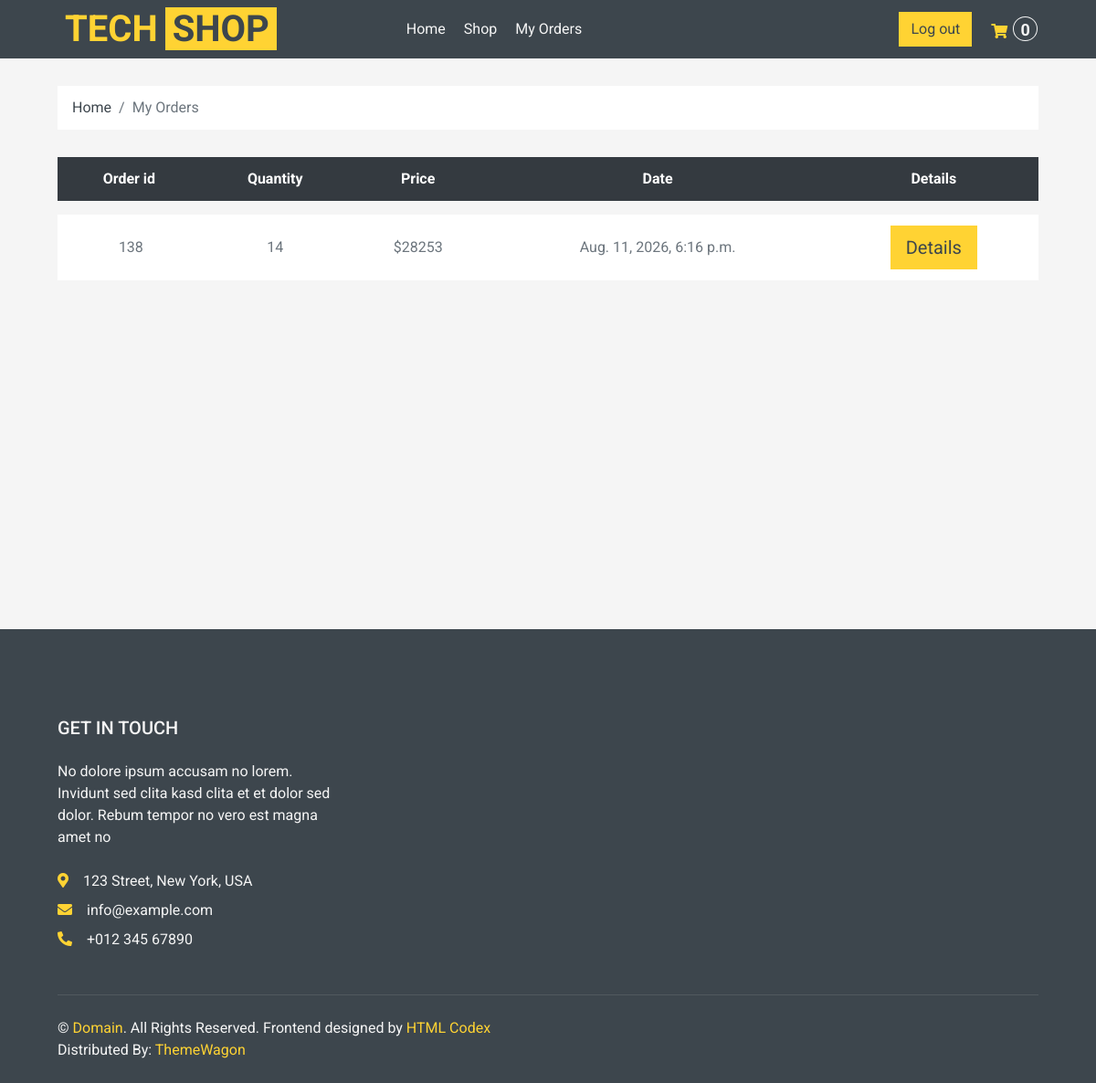
The app's page /my_orders (signed in), older data.
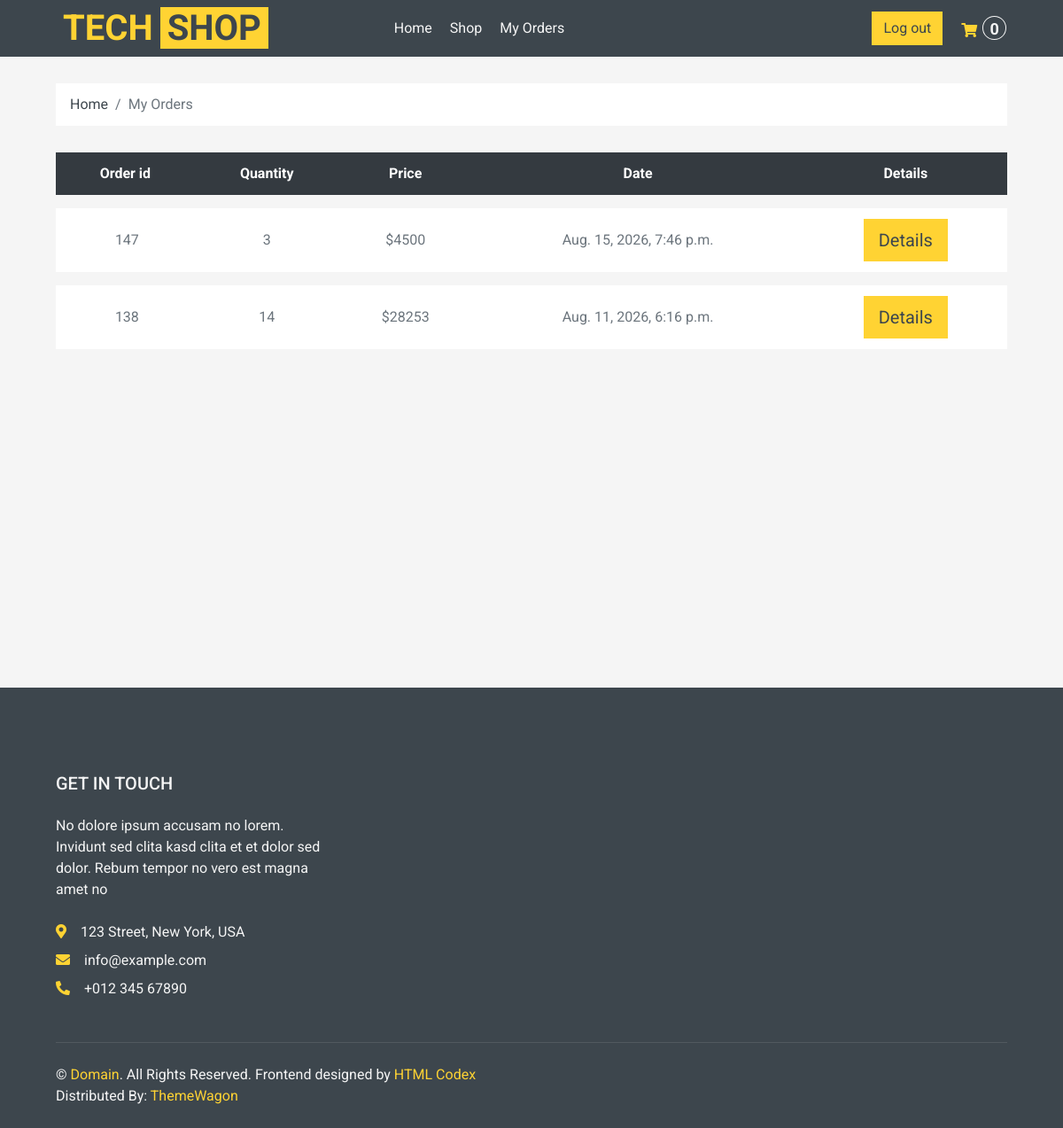
The same page, newer data.
### shop/models.py (models this page shows, shortened)
class Order(models.Model):
    STATUS = (
        ("Pending", "Pending"),
        ("Ready", "Ready"),
        ("Delivered", "Delivered"),
        ("Cart", "Cart"),
    )
    date_created = models.DateTimeField(null=True)
    products = models.ManyToManyField("Product")
    customer = models.ForeignKey(User, blank=True, null=True, on_delete=models.SET_NULL)
    status = models.CharField(choices=STATUS, default="Pending", max_length=255)
    date_added = models.DateTimeField(auto_now_add=True, null=True)
    session_key = models.CharField(max_length=36, default="")
    pickup_name = models.CharField(max_length=200, null=True, blank=True)
    pickup_phone = models.CharField(max_length=50, null=True, blank=True)
    pickup_lng = models.FloatField(null=True, blank=True)
    pickup_lat = models.FloatField(null=True, blank=True)
    customer_name = models.CharField(max_length=150, null=True, blank=True)
    customer_phone = models.CharField(max_length=20, null=True, blank=True)
    customer_email = models.EmailField(null=True, blank=True)
    @property
    def total_order_price(self):
        return sum(
            item.total_item_price
            for item in self.orderitem_set.select_related("product").all()
        )
    @property
    def order_total_quantity(self):
        return sum(item.quantity or 0 for item in self.orderitem_set.all())

class OrderItem(models.Model):
    order = models.ForeignKey("Order", on_delete=models.CASCADE)
    product = models.ForeignKey(
        "Product", null=True, blank=True, on_delete=models.CASCADE
    )
    quantity = models.IntegerField(null=True, blank=True, default=0)
    date_added = models.DateTimeField(auto_now=True, null=True, blank=True)
    @property
    def total_item_price(self):
        if self.product is None:
            return 0
        return (self.product.price or 0) * (self.quantity or 0)

class Product(models.Model):
    CATEGORY = (
        ("Tech", "Tech"),
        ("New", "New"),
        ("Popular", "Popular"),
    )
    default_description = """
    Eos no lorem eirmod diam diam, eos elitr et gubergren diam sea. Consetetur vero aliquyam invidunt duo dolores et duo sit. Vero diam ea vero et dolore rebum, dolor rebum eirmod consetetur invidunt sed sed et, lorem duo et eos elitr, sadipscing kasd ipsum rebum diam. Dolore diam stet rebum sed tempor kasd eirmod. Takimata kasd ipsum accusam sadipscing, eos dolores sit no ut diam consetetur duo justo est, sit sanctus diam tempor aliquyam eirmod nonumy rebum dolor accusam, ipsum kasd eos consetetur at sit rebum, diam kasd invidunt tempor lorem, ipsum lorem elitr sanctus eirmod takimata dolor ea invidunt.

    Dolore magna est eirmod sanctus dolor, amet diam et eirmod et ipsum. Amet dolore tempor consetetur sed lorem dolor sit lorem tempor. Gubergren amet amet labore sadipscing clita clita diam clita. Sea amet et sed ipsum lorem elitr et, amet et labore voluptua sit rebum. Ea erat sed et diam takimata sed justo. Magna takimata justo et amet magna et.
    """
    name = models.CharField(verbose_name="название продукта", max_length=100)
    price = models.IntegerField(null=True, blank=True)
    description = models.TextField(default=default_description, blank=True)
    rating = models.IntegerField(null=True, blank=True)
    pic = models.ImageField(
        upload_to="shop/%Y/%m", null=True, blank=True, default="default_picture.png"
    )
    added_at = models.DateTimeField(
        verbose_name="Data of appearance", auto_now_add=True, null=True
    )
    category = models.CharField(max_length=100, choices=CATEGORY)
    slug = models.SlugField(blank=True, null=True, unique=True)

### shop/views.py (the view)
# urls.py: path("my_orders", my_orders, name="my_orders"),
@login_required(login_url="/login_view")
def my_orders(request):
    orders_made = (
        Order.objects.exclude(status="Cart")
        .filter(customer=request.user)
        .prefetch_related("orderitem_set__product")
        .order_by("-date_added")
    )
    ctx = {
        "orders_made": orders_made,
    }
    return render(request, "orders/my_orders.html", ctx)

### shop/context_processors.py (called while the page is built)
def get_cart_total(request):
    cart = get_cart(request, create=False)
    return {"crt_total_quantity": cart.order_total_quantity if cart else 0}

### shop/utils.py (called while the page is built)
def get_cart(request, *, create=True):
    if request.user.is_authenticated:
        cart_query = Order.objects.filter(customer=request.user, status="Cart")
    else:
        return get_visitor_cart(request, create=create)
    cart = cart_query.order_by("pk").first()
    if cart is None and create:
        cart = Order.objects.create(customer=request.user, status="Cart")
    return cart

### templates/orders/my_orders.html (shortened to what this page needs)
{%extends "main.html"%}
{%load static%}
{%block cart%}
    <div class="container-fluid">
        <div class="row px-xl-5">
            <div class="col-12">
                <nav class="breadcrumb bg-light mb-30">
                    <a class="breadcrumb-item text-dark" href="{%url 'index'%}">Home</a>
                    <span class="breadcrumb-item active">My Orders</span>
                </nav>
            </div>
        </div>
    </div>
    <div class="container-fluid">
        <div class="row px-xl-5">
            <div class="col-lg-12 table-responsive mb-5">
                <table class="table table-light table-borderless table-hover text-center mb-0">
                    <thead class="thead-dark">
                        <tr>
                            <th>Order id</th>
                            <th>Quantity</th>
                            <th>Price</th>
                            <th>Date</th>
                            <th>Details</th>
                        </tr>
                    </thead>
                    <tbody class="align-middle">
                        {% for order in orders_made%}
                        <tr data-product_id_item ={{item.product.id}} >
                            <td class="align-middle"><img src="{{item.product.pic.url}}" alt="" style="width: 50px;"> {{order.id}}</td>
                            <td class="align-middle">{{order.order_total_quantity}} </td>
                            <td class="align-middle" >${{order.total_order_price}}</td>
                            <td class="align-middle" >{{order.date_added}}</td>
                            <td class="align-middle" ><a class = "btn btn-primary btn-lg" href="{%url 'order_detail' order.id%}">Details</a></td>
                        </tr>
                        {% endfor %}
                    </tbody>
                </table>
            </div>
        </div>
    </div>
{%endblock%}

Row changes from the older to the newer data that the page shows:
added Order: id "147", order_total_quantity "3", total_order_price "4500", date_added "Aug. 15, 2026, 7:46 p.m."
